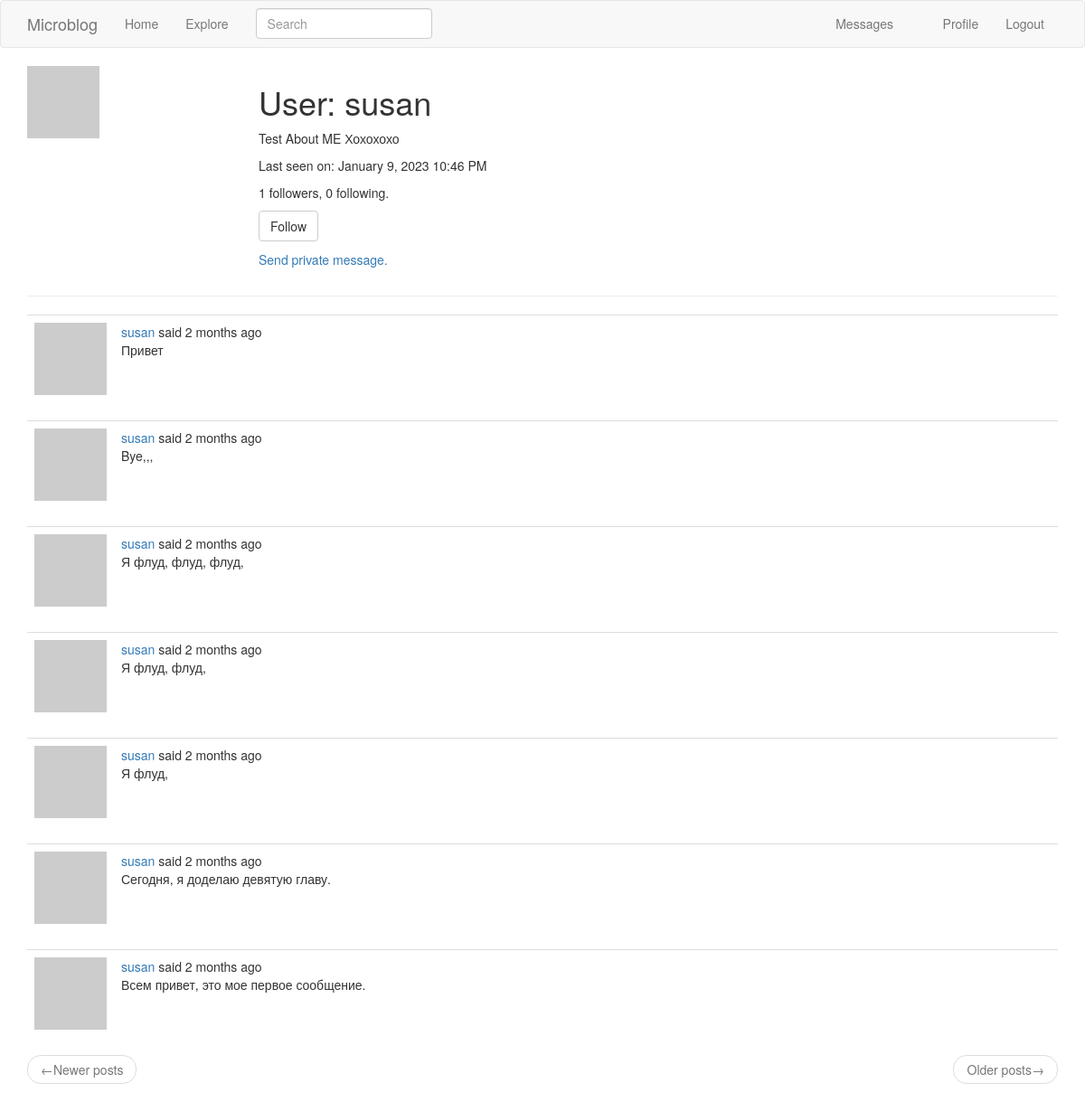
The page /user/susan (signed in) on the database its author committed.
### app/models.py (models this page shows, shortened)
class User(UserMixin, db.Model):
    id = db.Column(
        db.Integer,
        primary_key=True,
    )
    username = db.Column(
        db.String(64),
        index=True,
        unique=True,
    )
    email = db.Column(
        db.String(120),
        index=True,
        unique=True,
    )
    password_hash = db.Column(
        db.String(128),
    )
    about_me = db.Column(
        db.String(140)
    )
    last_seen = db.Column(
        db.DateTime,
        default=datetime.utcnow
    )
    posts = db.relationship(
        'Post',
        backref='author',
        lazy='dynamic',
    )
    followed = db.relationship(
        'User',
        secondary=followers,
        primaryjoin=(followers.c.follower_id == id),
        secondaryjoin=(followers.c.followed_id == id),
        backref=db.backref('followers', lazy='dynamic'),
        lazy='dynamic',
    )
    messages_sent = db.relationship(
        'Message',
        foreign_keys='Message.sender_id',
        backref='author',
        lazy='dynamic',
    )
    messages_received = db.relationship(
        'Message',
        foreign_keys='Message.recipient_id',
        backref='recipient',
        lazy='dynamic',
    )
    last_message_read_time = db.Column(
        db.DateTime,
    )
    notifications = db.relationship(
        'Notification',
        backref='user',
        lazy='dynamic',
    )
    tasks = db.relationship(
        'Task',
        backref='user',
        lazy='dynamic',
    )
    def avatar(self, size):
        digest = md5(self.email.lower().encode('utf-8')).hexdigest()
        return f'https://www.gravatar.com/avatar/{digest}?d=identicon&s={size}'
    def is_following(self, user):
        return self.followed.filter(
            followers.c.followed_id == user.id).count() > 0
    def new_messages(self):
        last_read_time = self.last_message_read_time or datetime(1900, 1, 1)
        return Message.query.filter_by(recipient=self).filter(
            Message.timestamp > last_read_time).count()
    def get_tasks_in_progress(self):
        return Task.query.filter_by(user=self, complete=False).all()

class SearchableMixin(object):
    @classmethod
    def before_commit(cls, session):
        session._changes = {
            'add': list(session.new),
            'update': list(session.dirty),
            'delete': list(session.deleted),
        }
    @classmethod
    def after_commit(cls, session):
        for obj in session._changes['add']:
            if isinstance(obj, SearchableMixin):
                add_to_index(obj.__tablename__, obj)
        for obj in session._changes['update']:
            if isinstance(obj, SearchableMixin):
                add_to_index(obj.__tablename__, obj)
        for obj in session._changes['delete']:
            if isinstance(obj, SearchableMixin):
                remove_from_index(obj.__tablename__, obj)
        session._changes = None

class Post(SearchableMixin, db.Model):
    __searchable__ = ['body']
    id = db.Column(
        db.Integer,
        primary_key=True,
    )
    body = db.Column(
        db.String(140),
    )
    timestamp = db.Column(
        db.DateTime,
        index=True,
        default=datetime.utcnow,
    )
    user_id = db.Column(
        db.Integer(),
        db.ForeignKey('user.id'),
    )

### app/main/routes.py (the view)
@bp.route('/user/<username>')
@login_required
def user(username):
    user = User.query.filter_by(username=username).first_or_404()
    page = request.args.get('page', 1, type=int)
    posts = user.posts.order_by(Post.timestamp.desc()).paginate(
        page=page,
        per_page=current_app.config['POSTS_PER_PAGE'],
        error_out=False
    )
    next_url = url_for('main.user', username=user.username,
                       page=posts.next_num) \
        if posts.has_next else None
    prev_url = url_for('main.user', username=user.username,
                       page=posts.prev_num) \
        if posts.has_prev else None
    form = EmptyForm()
    context = {
        'user': user,
        'posts': posts.items,
        'form': form,
        'next_url': next_url,
        'prev_url': prev_url,
    }
    return render_template('user.html', **context)

### app/main/forms.py
class SearchForm(FlaskForm):
    q = StringField(
        _l('Search'),
        validators=[DataRequired()]
    )
    def __init__(self, *args, **kwargs):
        if 'formdata' not in kwargs:
            kwargs['formdata'] = request.args
        if 'meta' not in kwargs:
            kwargs['meta'] = {'csrf': False}
        super(SearchForm, self).__init__(*args, **kwargs)

class EmptyForm(FlaskForm):
    submit = SubmitField(_('Submit'))

### app/main/routes.py (called while the page is built)
@bp.before_request
def before_request():
    if current_user.is_authenticated:
        current_user.last_seen = datetime.utcnow()
        db.session.commit()
        g.search_form = SearchForm()
    g.locale = str(get_locale())

### app/models.py (called while the page is built)
@login.user_loader
def load_user(id):
    return User.query.get(int(id))

### app/templates/user.html (shortened to what this page needs)
{% extends 'base.html' %}
{% block app_content %}
  <table style="table table-hover">
    <tr valign="top">
      <td width="256px"><img src="{{ user.avatar(256) }}"></td>
      <td>
        <h1>{{ _('User') }}: {{ user.username }}</h1>
        {% if user.about_me %}
          <p>
            {{ user.about_me }}
          </p>
        {% endif %}
        {% if user.last_seen %}
          <p>
            {{ _('Last seen on') }}: {{ moment(user.last_seen).format('LLL') }}
          </p>
        {% endif %}
        <p>
          {{ _('%(count)d followers', count=user.followers.count()) }},
          {{ _('%(count)d following.', count=user.followed.count()) }}
        </p>
        {% if user == current_user %}
          <p>
            <a href="{{ url_for('main.edit_profile') }}">{{ _('Edit your profile') }}</a>
          </p>
          {% if not current_user.get_task_in_progress('export_posts') %}
            <p>
                <a href="{{ url_for('main.export_posts') }}">
                    {{ _('Export your posts') }}
                </a>
            </p>
          {% endif %}
        {% elif not current_user.is_following(user)%}
          <p>
            <form action="{{ url_for('main.follow', username=user.username) }}" method="post">
              {{ form.submit(value=_('Follow'), class_='btn btn-default')}}
            </form>
          </p>
        {% endif %}
        {% if user != current_user %}
          <p>
            <a href="{{ url_for('main.send_message', username=user.username) }}">
              {{ _('Send private message.') }}
            </a>
          </p>
        {% endif %}
      </td>
    </tr>
  </table>
  <hr>
  {% for post in posts %}
      {% include "_post.html" %}
  {% endfor %}
  <nav aria-label="...">
    <ul class="pager">
      <li class="previous {% if not prev_url %} disabled {% endif %}">
        <a href="{{ prev_url or '#' }}">
          <span aria-hidden="true">&larr;</span>{{ _('Newer posts') }}
        </a>
      </li>
      <li class="next {% if not next_url %} disabled {% endif %}">
        <a href="{{ next_url or '#' }}">
          {{ _('Older posts') }}<span aria-hidden="true">&rarr;</span>
        </a>
      </li>
    </ul>
  </nav>
{% endblock app_content %}

### app/templates/_post.html (shortened to what this page needs)
<table class="table table-hover">
  <tr>
    <td width="70px">
      <a href="{{ url_for('main.user', username=post.author.username) }}">
        <img src="{{ post.author.avatar(70) }}">
      </a>
    </td>
    <td>
      {{ _('%(username)s said %(when)s', username=user_link, when=moment(post.timestamp).fromNow()) }}
      <br>
      {{ post.body }}
    </td>
  </tr>
</table>

### rows shown on the page
User: username "susan", about_me "Test About ME Хохохохо", last_seen "January 9, 2023 10:46 PM"
Post: body "Привет"
Post: body "Bye,,,"
Post: body "Я флуд, флуд, флуд,"
Post: body "Я флуд, флуд,"
Post: body "Я флуд,"
Post: body "Сегодня, я доделаю девятую главу."
Post: body "Всем привет, это мое первое сообщение."
